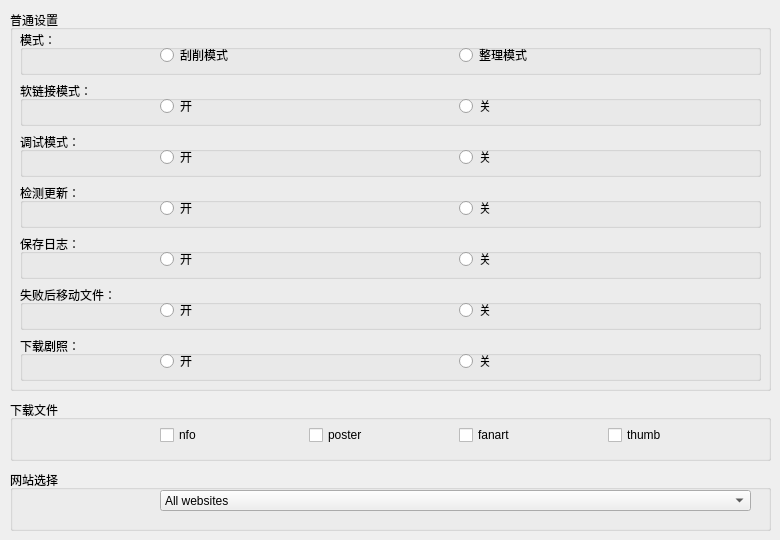
      <widget class="QWidget" name="tab">
       <attribute name="title">
        <string>普通设置</string>
       </attribute>
       <widget class="QGroupBox" name="groupBox_10">
        <property name="geometry">
         <rect>
          <x>10</x>
          <y>10</y>
          <width>761</width>
          <height>381</height>
         </rect>
        </property>
        <property name="title">
         <string>普通设置</string>
        </property>
        <widget class="QWidget" name="verticalLayoutWidget_2">
         <property name="geometry">
          <rect>
           <x>10</x>
           <y>20</y>
           <width>741</width>
           <height>351</height>
          </rect>
         </property>
         <layout class="QVBoxLayout" name="verticalLayout_3">
          <item>
           <widget class="QGroupBox" name="groupBox">
            <property name="title">
             <string>模式：</string>
            </property>
            <widget class="QWidget" name="horizontalLayoutWidget_7">
             <property name="geometry">
              <rect>
               <x>140</x>
               <y>10</y>
               <width>591</width>
               <height>31</height>
              </rect>
             </property>
             <layout class="QHBoxLayout" name="horizontalLayout_9">
              <item>
               <widget class="QRadioButton" name="radioButton_common">
                <property name="text">
                 <string>刮削模式</string>
                </property>
               </widget>
              </item>
              <item>
               <widget class="QRadioButton" name="radioButton_sort">
                <property name="text">
                 <string>整理模式</string>
                </property>
               </widget>
              </item>
             </layout>
            </widget>
           </widget>
          </item>
          <item>
           <widget class="QGroupBox" name="groupBox_2">
            <property name="title">
             <string>软链接模式：</string>
            </property>
            <widget class="QWidget" name="horizontalLayoutWidget_8">
             <property name="geometry">
              <rect>
               <x>140</x>
               <y>10</y>
               <width>591</width>
               <height>31</height>
              </rect>
             </property>
             <layout class="QHBoxLayout" name="horizontalLayout_10">
              <item>
               <widget class="QRadioButton" name="radioButton_soft_on">
                <property name="text">
                 <string>开</string>
                </property>
               </widget>
              </item>
              <item>
               <widget class="QRadioButton" name="radioButton_soft_off">
                <property name="text">
                 <string>关</string>
                </property>
               </widget>
              </item>
             </layout>
            </widget>
           </widget>
          </item>
          <item>
           <widget class="QGroupBox" name="groupBox_3">
            <property name="title">
             <string>调试模式：</string>
            </property>
            <widget class="QWidget" name="horizontalLayoutWidget_9">
             <property name="geometry">
              <rect>
               <x>140</x>
               <y>10</y>
               <width>591</width>
               <height>31</height>
              </rect>
             </property>
             <layout class="QHBoxLayout" name="horizontalLayout_11">
              <item>
               <widget class="QRadioButton" name="radioButton_debug_on">
                <property name="text">
                 <string>开</string>
                </property>
               </widget>
              </item>
              <item>
               <widget class="QRadioButton" name="radioButton_debug_off">
                <property name="text">
                 <string>关</string>
                </property>
               </widget>
              </item>
             </layout>
            </widget>
           </widget>
          </item>
          <item>
           <widget class="QGroupBox" name="groupBox_4">
            <property name="title">
             <string>检测更新：</string>
            </property>
            <widget class="QWidget" name="horizontalLayoutWidget_10">
             <property name="geometry">
              <rect>
               <x>140</x>
               <y>10</y>
               <width>591</width>
               <height>31</height>
              </rect>
             </property>
             <layout class="QHBoxLayout" name="horizontalLayout_12">
              <item>
               <widget class="QRadioButton" name="radioButton_update_on">
                <property name="text">
                 <string>开</string>
                </property>
               </widget>
              </item>
              <item>
               <widget class="QRadioButton" name="radioButton_update_off">
                <property name="text">
                 <string>关</string>
                </property>
               </widget>
              </item>
             </layout>
            </widget>
           </widget>
          </item>
          <item>
           <widget class="QGroupBox" name="groupBox_17">
            <property name="title">
             <string>保存日志：</string>
            </property>
            <widget class="QWidget" name="horizontalLayoutWidget_11">
             <property name="geometry">
              <rect>
               <x>140</x>
               <y>10</y>
               <width>591</width>
               <height>31</height>
              </rect>
             </property>
             <layout class="QHBoxLayout" name="horizontalLayout_13">
              <item>
               <widget class="QRadioButton" name="radioButton_log_on">
                <property name="text">
                 <string>开</string>
                </property>
               </widget>
              </item>
              <item>
               <widget class="QRadioButton" name="radioButton_log_off">
                <property name="text">
                 <string>关</string>
                </property>
               </widget>
              </item>
             </layout>
            </widget>
           </widget>
          </item>
          <item>
           <widget class="QGroupBox" name="groupBox_15">
            <property name="title">
             <string>失败后移动文件：</string>
            </property>
            <widget class="QWidget" name="horizontalLayoutWidget_12">
             <property name="geometry">
              <rect>
               <x>140</x>
               <y>10</y>
               <width>591</width>
               <height>31</height>
              </rect>
             </property>
             <layout class="QHBoxLayout" name="horizontalLayout_14">
              <item>
               <widget class="QRadioButton" name="radioButton_fail_move_on">
                <property name="text">
                 <string>开</string>
                </property>
               </widget>
              </item>
              <item>
               <widget class="QRadioButton" name="radioButton_fail_move_off">
                <property name="text">
                 <string>关</string>
                </property>
               </widget>
              </item>
             </layout>
            </widget>
           </widget>
          </item>
          <item>
           <widget class="QGroupBox" name="groupBox_23">
            <property name="title">
             <string>下载剧照：</string>
            </property>
            <widget class="QWidget" name="horizontalLayoutWidget_13">
             <property name="geometry">
              <rect>
               <x>140</x>
               <y>10</y>
               <width>591</width>
               <height>31</height>
              </rect>
             </property>
             <layout class="QHBoxLayout" name="horizontalLayout_15">
              <item>
               <widget class="QRadioButton" name="radioButton_extrafanart_download_on">
                <property name="text">
                 <string>开</string>
                </property>
               </widget>
              </item>
              <item>
               <widget class="QRadioButton" name="radioButton_extrafanart_download_off">
                <property name="text">
                 <string>关</string>
                </property>
               </widget>
              </item>
             </layout>
            </widget>
           </widget>
          </item>
         </layout>
        </widget>
       </widget>
       <widget class="QGroupBox" name="groupBox_11">
        <property name="geometry">
         <rect>
          <x>10</x>
          <y>470</y>
          <width>761</width>
          <height>61</height>
         </rect>
        </property>
        <property name="title">
         <string>网站选择</string>
        </property>
        <widget class="QComboBox" name="comboBox_website_all">
         <property name="geometry">
          <rect>
           <x>150</x>
           <y>20</y>
           <width>591</width>
           <height>21</height>
          </rect>
         </property>
         <item>
          <property name="text">
           <string>All websites</string>
          </property>
         </item>
         <item>
          <property name="text">
           <string>mgstage</string>
          </property>
         </item>
         <item>
          <property name="text">
           <string>fc2club</string>
          </property>
         </item>
         <item>
          <property name="text">
           <string>javbus</string>
          </property>
         </item>
         <item>
          <property name="text">
           <string>jav321</string>
          </property>
         </item>
         <item>
          <property name="text">
           <string>javdb</string>
          </property>
         </item>
         <item>
          <property name="text">
           <string>avsox</string>
          </property>
         </item>
         <item>
          <property name="text">
           <string>xcity</string>
          </property>
         </item>
         <item>
          <property name="text">
           <string>dmm</string>
          </property>
         </item>
        </widget>
       </widget>
       <widget class="QGroupBox" name="groupBox_24">
        <property name="geometry">
         <rect>
          <x>10</x>
          <y>400</y>
          <width>761</width>
          <height>61</height>
         </rect>
        </property>
        <property name="title">
         <string>下载文件</string>
        </property>
        <widget class="QWidget" name="horizontalLayoutWidget_14">
         <property name="geometry">
          <rect>
           <x>150</x>
           <y>20</y>
           <width>591</width>
           <height>31</height>
          </rect>
         </property>
         <layout class="QHBoxLayout" name="horizontalLayout_16">
          <item>
           <widget class="QCheckBox" name="checkBox_download_nfo">
            <property name="text">
             <string>nfo</string>
            </property>
           </widget>
          </item>
          <item>
           <widget class="QCheckBox" name="checkBox_download_poster">
            <property name="text">
             <string>poster</string>
            </property>
           </widget>
          </item>
          <item>
           <widget class="QCheckBox" name="checkBox_download_fanart">
            <property name="text">
             <string>fanart</string>
            </property>
           </widget>
          </item>
          <item>
           <widget class="QCheckBox" name="checkBox_download_thumb">
            <property name="text">
             <string>thumb</string>
            </property>
           </widget>
          </item>
         </layout>
        </widget>
       </widget>
      </widget>
